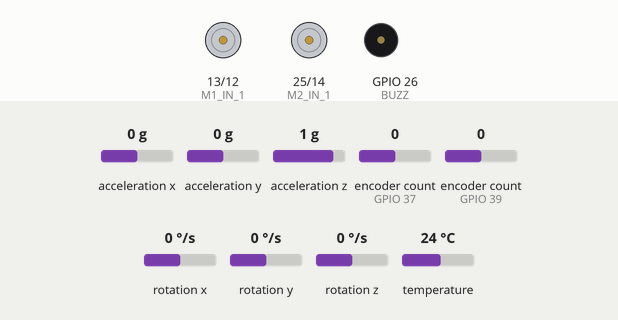
Recording of a program running on a simulated ESP32. Parts: motor-driver pin pairs drawn as motors (green arrow = first pin HIGH = forward, orange = second pin HIGH = backward, longer = more drive), buzzer (waves = sounding, pin HIGH). The test bench sets the inputs (shaded band); at power-on: encoder count (sensors on GPIO 37, GPIO 39) 0, rotation z 0 °/s, acceleration x 0 g, acceleration y 0 g, acceleration z 1 g, rotation x 0 °/s, rotation y 0 °/s, temperature 24 °C. Pins used as bus, display or sensor lines are not drawn; what the program prints to the serial monitor is not drawn.

Above: at 1.2 s.
1.3 s: encoder count (sensor on GPIO 37) set to 1
At 4.2 s:
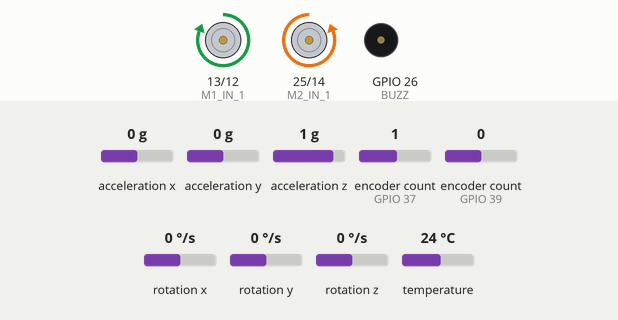
4.3 s: rotation z set to 192 °/s
At 6.6 s:
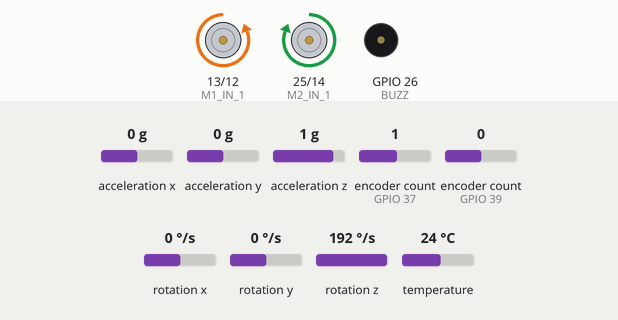
Timing chart, 0 to 8.1 s (numbered marks = the images above; inputs shaded):
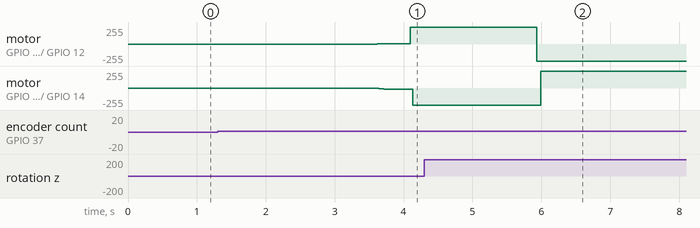

The program:

main.cpp
```cpp
#include <Arduino.h>
#include <Adafruit_MCP3008.h>
#include <Adafruit_MPU6050.h>
#include <Encoder.h>

// IMU (rotation rate and acceleration)
Adafruit_MPU6050 mpu;

// Buzzer pin which we will use for indicating IMU initialization failure
const unsigned int BUZZ = 26;
const unsigned int BUZZ_CHANNEL = 0;

// Need these pins to turn off light bar ADC chips
const unsigned int ADC_1_CS = 2;
const unsigned int ADC_2_CS = 17;

// Battery voltage measurement constants
const unsigned int VCC_SENSE = 27;
const float ADC_COUNTS_TO_VOLTS = (2.4 + 1.0) / 1.0 * 3.3 / 4095.0;

// Motor encoder pins
const unsigned int M1_ENC_A = 39;
const unsigned int M1_ENC_B = 38;
const unsigned int M2_ENC_A = 37;
const unsigned int M2_ENC_B = 36;

// Motor power pins
const unsigned int M1_IN_1 = 13;
const unsigned int M1_IN_2 = 12;
const unsigned int M2_IN_1 = 25;
const unsigned int M2_IN_2 = 14;

// Motor PWM channels
const unsigned int M1_IN_1_CHANNEL = 8;
const unsigned int M1_IN_2_CHANNEL = 9;
const unsigned int M2_IN_1_CHANNEL = 10;
const unsigned int M2_IN_2_CHANNEL = 11;

const int M_PWM_FREQ = 5000;
const int M_PWM_BITS = 8;
const unsigned int MAX_PWM_VALUE = 255; // Max PWM given 8 bit resolution

float METERS_PER_TICK = (3.14159 * 0.031) / 360.0;
float TURNING_RADIUS_METERS = 4.3 / 100.0; // Wheels are about 4.3 cm from pivot point

void configure_imu() {
  // Try to initialize!
  if (!mpu.begin()) {
    Serial.println("Failed to find MPU6050 chip");
    while (1) {
      ledcWriteNote(BUZZ_CHANNEL, NOTE_C, 4);
      delay(500);
      ledcWriteNote(BUZZ_CHANNEL, NOTE_G, 4);
      delay(500);
    }
  }
  Serial.println("MPU6050 Found!");
  mpu.setAccelerometerRange(MPU6050_RANGE_8_G);
  mpu.setGyroRange(MPU6050_RANGE_1000_DEG);
  mpu.setFilterBandwidth(MPU6050_BAND_260_HZ);
}

void read_imu(float& w_z) {
  sensors_event_t a, g, temp;
  mpu.getEvent(&a, &g, &temp);
  w_z = g.gyro.z;
}

void est_imu_bias(float& E_w_z, int N_samples) {
  float E_w_z_acc = 0.0;
  for (unsigned int i = 0; i < N_samples; i++) {
    float w_z;
    read_imu(w_z);
    E_w_z_acc += w_z;
    delay(5);
  }
  E_w_z = E_w_z_acc / N_samples;
}

void configure_motor_pins() {
  ledcSetup(M1_IN_1_CHANNEL, M_PWM_FREQ, M_PWM_BITS);
  ledcSetup(M1_IN_2_CHANNEL, M_PWM_FREQ, M_PWM_BITS);
  ledcSetup(M2_IN_1_CHANNEL, M_PWM_FREQ, M_PWM_BITS);
  ledcSetup(M2_IN_2_CHANNEL, M_PWM_FREQ, M_PWM_BITS);

  ledcAttachPin(M1_IN_1, M1_IN_1_CHANNEL);
  ledcAttachPin(M1_IN_2, M1_IN_2_CHANNEL);
  ledcAttachPin(M2_IN_1, M2_IN_1_CHANNEL);
  ledcAttachPin(M2_IN_2, M2_IN_2_CHANNEL);
}

// Positive means forward, negative means backwards
void set_motors_pwm(float left_pwm, float right_pwm) {
  if (isnan(left_pwm)) left_pwm = 0.0;
  if (left_pwm  >  255.0) left_pwm  =  255.0;
  if (left_pwm  < -255.0) left_pwm  = -255.0;
  if (isnan(right_pwm)) right_pwm = 0.0;
  if (right_pwm >  255.0) right_pwm =  255.0;
  if (right_pwm < -255.0) right_pwm = -255.0;

  if (left_pwm > 0) {
    ledcWrite(M1_IN_1_CHANNEL, 0);
    ledcWrite(M1_IN_2_CHANNEL, (uint32_t)(left_pwm));
  } else {
    ledcWrite(M1_IN_1_CHANNEL, (uint32_t)-left_pwm);
    ledcWrite(M1_IN_2_CHANNEL, 0);
  }

  if (right_pwm > 0) {
    ledcWrite(M2_IN_1_CHANNEL, 0);
    ledcWrite(M2_IN_2_CHANNEL, (uint32_t)(right_pwm));
  } else {
    ledcWrite(M2_IN_1_CHANNEL, (uint32_t)-right_pwm);
    ledcWrite(M2_IN_2_CHANNEL, 0);
  }
}

float update_pid(float dt, float kp, float ki, float kd,
                 float x_d, float x,
                 float& int_e, float abs_int_e_max, // last_x and int_e are updated by this function
                 float& last_x) {
  // Calculate or update intermediates
  float e = x_d - x; // Error

  // Integrate error with anti-windup
  int_e = int_e + e * dt;
  if (int_e >  abs_int_e_max) int_e =  abs_int_e_max;
  if (int_e < -abs_int_e_max) int_e = -abs_int_e_max;

  // Take the "Derivative of the process variable" to avoid derivative spikes if setpoint makes step change
  // with abuse of notation, call this de
  float de = -(x - last_x) / dt;
  last_x = x;

  float u = kp * e + ki * int_e + kd * de;
  return u;
}

// a smooth and interesting trajectory
// https://en.wikipedia.org/wiki/Lemniscate_of_Bernoulli
void leminscate_of_bernoulli(float t, float a, float& x, float& y) {
  float sin_t = sin(t);
  float den = 1 + sin_t * sin_t;
  x = a * cos(t) / den;
  y = a * sin(t) * cos(t) / den;
}

// Signed angle from (x0, y0) to (x1, y1)
// assumes norms of these quantities are precomputed
float signed_angle(float x0, float y0, float n0, float x1, float y1, float n1) {
  float normed_dot = (x1 * x0 + y1 * y0) / (n1 * n0);
  if (normed_dot > 1.0) normed_dot = 1.0; // Possible because of numerical error
  float angle = acosf(normed_dot);

  // use cross product to find direction of rotation
  // https://en.wikipedia.org/wiki/Cross_product#Coordinate_notation
  float s3 = x0 * y1 - x1 * y0;
  if (s3 < 0) angle = -angle;

  return angle;
}

void setup() {
  Serial.begin(115200);

  // Disalbe the lightbar ADC chips so they don't hold the SPI bus used by the IMU
  pinMode(ADC_1_CS, OUTPUT);
  pinMode(ADC_2_CS, OUTPUT);
  digitalWrite(ADC_1_CS, HIGH);
  digitalWrite(ADC_2_CS, HIGH);

  ledcAttachPin(BUZZ, BUZZ_CHANNEL);

  pinMode(VCC_SENSE, INPUT);

  configure_motor_pins();
  configure_imu();

  Serial.println("Starting!");
}

void loop() {
  // Create the encoder objects after the motor has
  // stopped, else some sort exception is triggered
  Encoder enc1(M1_ENC_A, M1_ENC_B);
  Encoder enc2(M2_ENC_A, M2_ENC_B);

  // Loop period
  int target_period_ms = 2; // Loop takes about 3 ms so a delay of 2 gives 200 Hz or 5ms

  // States used to calculate target velocity and heading
  float leminscate_a = 0.5; // Radius
  float leminscate_t_scale = 2.0; // speedup factor
  float x0, y0;
  leminscate_of_bernoulli(0.0, leminscate_a, x0, y0);
  float last_x, last_y;
  leminscate_of_bernoulli(-leminscate_t_scale * target_period_ms / 1000.0, leminscate_a, last_x, last_y);
  float last_dx = (x0 - last_x) / ((float)target_period_ms / 1000.0);
  float last_dy = (y0 - last_y) / ((float)target_period_ms / 1000.0);
  float last_target_v = sqrtf(last_dx * last_dx + last_dy * last_dy);
  float target_theta = 0.0; // This is an integrated quantity

  // Motors are controlled by a position PID
  // with inputs interpreted in meters and outputs interpreted in volts
  // integral term has "anti-windup"
  // derivative term uses to derivative of process variable (wheel position)
  // instead of derivative of error in order to avoid "derivative kick"
  float kp_left = 200.0;
  float ki_left = 20.0;
  float kd_left = 20.0;
  float kf_left = 10.0;
  float target_pos_left  = 0.0;
  float last_pos_left = 0.0;
  float integral_error_pos_left = 0.0;
  float max_integral_error_pos_left = 1.0 * 8.0 / ki_left; // Max effect is the nominal battery voltage

  float kp_right = 200.0;
  float ki_right = 20.0;
  float kd_right = 20.0;
  float kf_right = 10.0;
  float last_pos_right = 0.0;
  float target_pos_right = 0.0;
  float integral_error_pos_right = 0.0;
  float max_integral_error_pos_right = 1.0 * 8.0 / ki_right; // Max effect is the nominal battery voltage

  // IMU Orientation variables
  float theta = 0.0;
  float bias_omega;
  // Gain applied to heading error when offseting target motor velocities
  // currently set to 360 deg/s compensation for 90 degrees of error
  float ktheta = (2 * 3.14159) / (90.0 * 3.14159 / 180.0);
  est_imu_bias(bias_omega, 500);// Could be expanded for more quantities

  // The real "loop()"
  // time starts from 0
  float start_t = (float)micros() / 1000000.0;
  float last_t = -target_period_ms / 1000.0; // Offset by expected looptime to avoid divide by zero
  while (true) {
    // Get the time elapsed
    float t = ((float)micros()) / 1000000.0 - start_t;
    float dt = ((float)(t - last_t)); // Calculate time since last update
    // Serial.print("t "); Serial.print(t);
    Serial.print(" dt "); Serial.print(dt * 1000.0);
    last_t = t;

    // Get the distances the wheels have traveled in meters
    // positive is forward
    float pos_left  =  (float)enc1.read() * METERS_PER_TICK;
    float pos_right = -(float)enc2.read() * METERS_PER_TICK; // Take negative because right counts upwards when rotating backwards

    // TODO Battery voltage compensation, the voltage sense on my mouse is broken for some reason
    // int counts = analogRead(VCC_SENSE);
    // float battery_voltage = counts * ADC_COUNTS_TO_VOLTS;
    // if (battery_voltage <= 0) Serial.println("BATTERY INVALID");

    // Read IMU and update estimate of heading
    // positive is counter clockwise
    float omega;
    read_imu(omega); // Could be expanded to read more things
    omega -= bias_omega; // Remove the constant bias measured in the beginning
    theta = theta + omega * dt;
    // Serial.print(" omega "); Serial.print(omega);
    // Serial.print(" theta "); Serial.print(theta);

    // Serial.print(" last_x "); Serial.print(last_x);
    // Serial.print(" last_y "); Serial.print(last_y);
    // Serial.print(" last_dx "); Serial.print(last_dx);
    // Serial.print(" last_dy "); Serial.print(last_dy);
    // Serial.print(" last tv "); Serial.print(last_target_v);

    // Calculate target forward velocity and target heading to track the leminscate trajectory
    // of 0.5 meter radius
    float x, y;
    leminscate_of_bernoulli(leminscate_t_scale * t, leminscate_a, x, y);

    // Serial.print(" x "); Serial.print(x);
    // Serial.print(" y "); Serial.print(y);

    float dx = (x - last_x) / dt;
    float dy = (y - last_y) / dt;
    float target_v = sqrtf(dx * dx + dy * dy); // forward velocity

    // Serial.print(" dx "); Serial.print(dx);
    // Serial.print(" dy "); Serial.print(dy);
    // Serial.print(" tv "); Serial.print(target_v);

    // Compute the change in heading using the normalized dot product between the current and last velocity vector
    // using this method instead of atan2 allows easy smooth handling of angles outsides of -pi / pi at the cost of
    // a slow drift defined by numerical precision
    // float target_omega = signed_angle(last_dx, last_dy, last_target_v, dx, dy, target_v) / dt;

    target_v = 0;
    float target_omega;
    int speed = 90;
    float spin_t = 360/speed;
    if (t < spin_t) {
      target_omega = 90.0 * (3.1459 / 180.0);
    } else{
      target_omega = 0.0;
    }

    target_theta = target_theta + target_omega * dt;


    // Serial.print(" target_omega "); Serial.print(target_omega);
    // Serial.print(" t theta "); Serial.print(target_theta);

    last_x = x;
    last_y = y;
    last_dx = dx;
    last_dy = dy;
    last_target_v = target_v;

    // Calculate target motor speeds from target forward speed and target heading
    // Could also include target path length traveled and target angular velocity
    float error_theta_z = target_theta - theta;
    float requested_v = target_v;
    float requested_w = ktheta * error_theta_z;

    float target_v_left  = requested_v - TURNING_RADIUS_METERS * requested_w;
    float target_v_right = requested_v + TURNING_RADIUS_METERS * requested_w;
    target_pos_left  = target_pos_left  + dt * target_v_left;
    target_pos_right = target_pos_right + dt * target_v_right;

    // Serial.print(" tpl "); Serial.print(target_pos_left);
    // Serial.print(" pl "); Serial.print(pos_left);
    // Serial.print(" tpr "); Serial.print(target_pos_right);
    // Serial.print(" pr "); Serial.print(pos_right);

    // Left motor position PID
    float left_voltage = update_pid(dt, kp_left, ki_left, kd_left,
                                    target_pos_left, pos_left,
                                    integral_error_pos_left, max_integral_error_pos_left,
                                    last_pos_left);
    left_voltage = left_voltage + kf_left * target_v_left;
    float left_pwm = (float)MAX_PWM_VALUE * (left_voltage / 8.0); // TODO use actual battery voltage

    // Right motor position PID
    float right_voltage = update_pid(dt, kp_right, ki_right, kd_right,
                                     target_pos_right, pos_right,
                                     integral_error_pos_right, max_integral_error_pos_right,
                                     last_pos_right);
    left_voltage = right_voltage + kf_right * target_v_right;
    float right_pwm = (float)MAX_PWM_VALUE * (right_voltage / 8.0); // TODO use actual battery voltage

    // Serial.print(" l voltage " ); Serial.print(left_voltage);
    // Serial.print(" r voltage " ); Serial.print(right_voltage);

    set_motors_pwm(left_pwm, right_pwm);

    // Serial.println();
    delay(target_period_ms);
  }
}
```

Measured:
- after the input at 4.3 s, motor on GPIO 13 (M1_IN_1) / GPIO 12 (M1_IN_2): forward 255/255 → backward 255/255 after 1.6 s; motor on GPIO 25 (M2_IN_1) / GPIO 14 (M2_IN_2): backward 255/255 → forward 255/255 after 1.7 s
